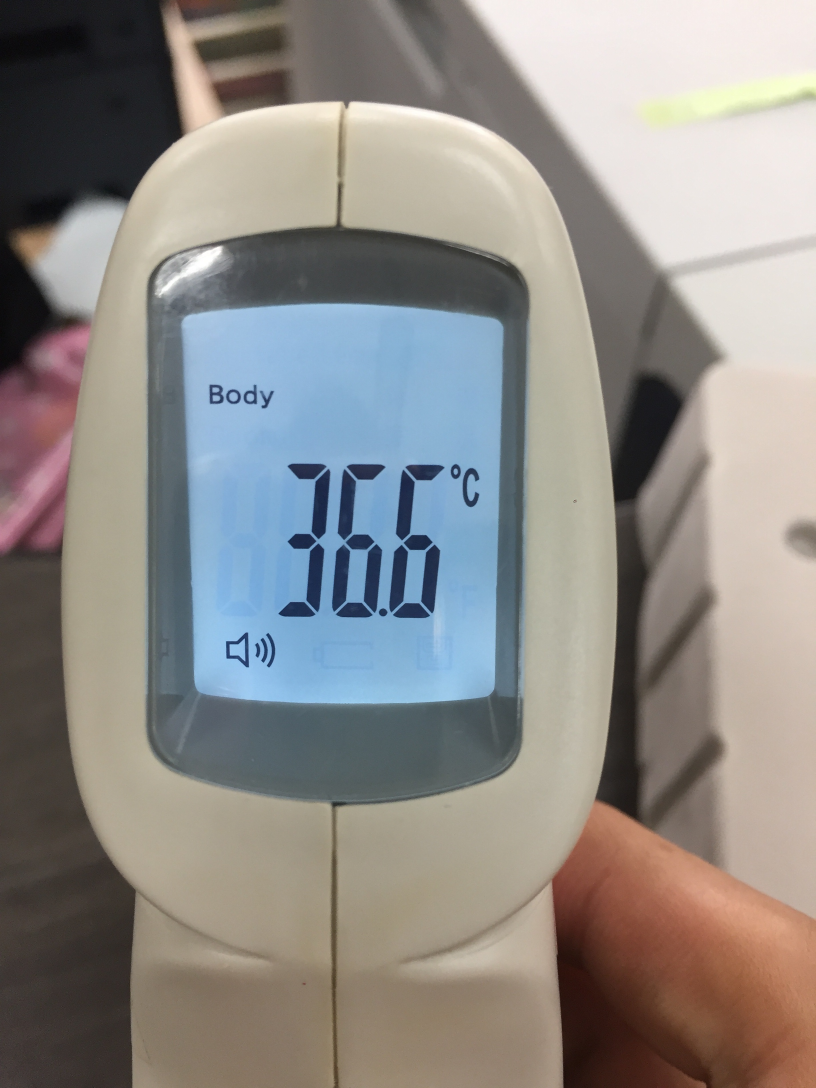
#> input picture l1_image/IMG_2078.JPG, 2448 x 3264 px (shown at 1/3 size); its folder holds only this picture in this run
$ python -i positioning.py   (imports and definitions only)   (older library calls are emulated)
#> lines starting #> are read from the running program, lines starting #| are printed output that depends on the picture; after the words box and inside, x2 and y2 are one past the last pixel; in counts of white or black regions, pixels touching at a corner belong together
# -*- coding: utf-8 -*-
"""
Created on Thu Apr  9 00:32:14 2020

@author: user
"""
import cv2
import numpy as np
import imutils
from imutils.perspective import four_point_transform
from imutils import contours
import matplotlib.pyplot as plt
from skimage import measure,draw
import os
def imgThreshold(img):
    rosource,binary=cv2.threshold(img,121,255,cv2.THRESH_BINARY)
    return binary

# [55 lines left out: functions verticalCut, horizontalCut, matchTemplate, not called in this run]

def canny_demo(image):
    t = 80
    canny_output = cv2.Canny(image, t, t * 2)
    #cv2.imshow("canny_output", canny_output)
    #cv2.imwrite("canny_output.png", canny_output)
    return canny_output

def getNumberSample(image_file_path_name):
#> called with image_file_path_name = 'l1_image/IMG_2078.JPG'
    image = cv2.imread(image_file_path_name)
#> image is the input picture: shape (3264, 2448, 3); mean B, G, R 134.8, 138.5, 141.9
    image = cv2.resize(image, (500, 500), interpolation=cv2.INTER_CUBIC)
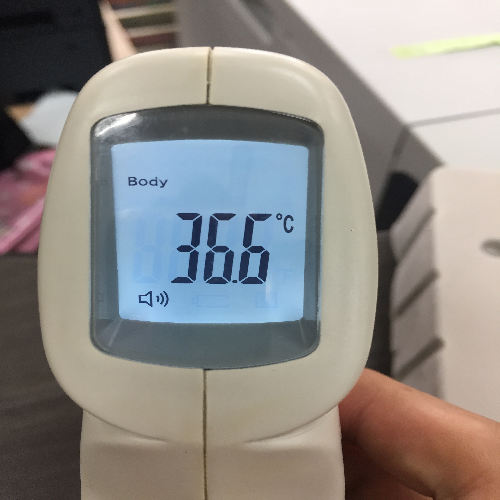
#> image: shape (500, 500, 3); mean B, G, R 134.8, 138.5, 141.9
    gray = cv2.cvtColor(image, cv2.COLOR_BGR2GRAY)
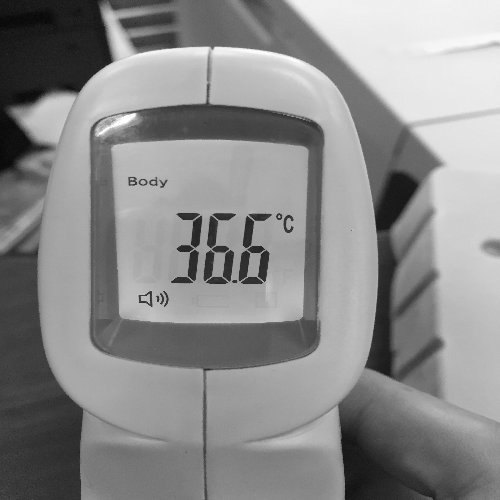
#> gray: shape (500, 500); min 2, max 255, mean 139.1
    blurred = cv2.GaussianBlur(gray, (5, 5), 0)
    edged = cv2.Canny(blurred, 50, 200, 255)
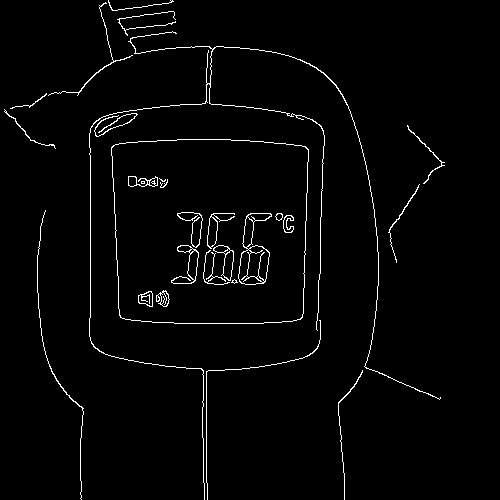
#> edged: shape (500, 500); 2.2% white in thin lines or dots, all inside (x1, y1, x2, y2) = (4, 0, 445, 500)
    cv2.imwrite('edge.png', edged)
    #(_,cnts,_) = cv2.findContours(edged.copy(), cv2.RETR_EXTERNAL, cv2.CHAIN_APPROX_SIMPLE)
    #cnts= imutils.grab_contours(cnts)
    items = cv2.findContours(edged.copy(), cv2.RETR_EXTERNAL, cv2.CHAIN_APPROX_SIMPLE)
#> items = 13 contours, 4 with area under 20; largest, box (x1, y1, x2, y2) and area: (111, 139, 309, 324) 34338, (89, 31, 441, 500) 100, (48, 2, 133, 96) 40, (407, 125, 445, 184) 38, (94, 113, 138, 137) 38
    cnts = items[0] if len(items) == 2 else items[1]
#> cnts has the same summary as items
    cnts = sorted(cnts, key=cv2.contourArea, reverse=True)
    displayCnt = None
    for c in cnts:
        peri = cv2.arcLength(c, True)
        approx = cv2.approxPolyDP(c, 0.02 * peri, True)
        if len(approx) == 4:
            displayCnt = approx
            break
#> this loop made 1 pass
#> (peri, displayCnt) on pass 1: (738.1, [[111, 147], [120, 317], [302, 317], [305, 146]])
    warped = four_point_transform(gray, displayCnt.reshape(4, 2))
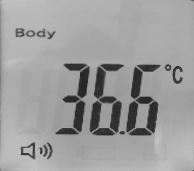
#> warped: shape (171, 194); min 35, max 196, mean 157.5
    cv2.imwrite('warped.png', warped)
    output = four_point_transform(image, displayCnt.reshape(4, 2))
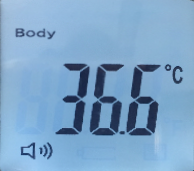
#> output: shape (171, 194, 3); mean B, G, R 200.8, 165.2, 125.9
    thresh = cv2.threshold(warped, 0, 255, cv2.THRESH_BINARY_INV | cv2.THRESH_OTSU)[1]
#> thresh: shape (171, 194); 10.4% white; 18 white regions (4 under 20 px), largest, box (x1, y1, x2, y2) and area: (126, 65, 160, 136) 1096, (90, 67, 122, 136) 990, (63, 64, 90, 132) 729
    #cv2.imwrite('thresh1.png', thresh)
    kernel = cv2.getStructuringElement(cv2.MORPH_ELLIPSE, (1, 5))
    thresh = cv2.morphologyEx(thresh, cv2.MORPH_OPEN, kernel)
#> thresh: shape (171, 194); 9.2% white; 24 white regions (12 under 20 px), largest, box (x1, y1, x2, y2) and area: (127, 97, 158, 136) 681, (90, 101, 112, 136) 358, (67, 64, 89, 98) 350
    #cv2.imwrite('thresh2.png', thresh)
    """
    _,cnts,_ = cv2.findContours(thresh.copy(), cv2.RETR_EXTERNAL, cv2.CHAIN_APPROX_SIMPLE)
    digitCnts = []
    for c in cnts:
        (x, y, w, h) = cv2.boundingRect(c)
        #print("x:",x,"y:", y,"w:", w,"h:",h,"W*h=",w*h)
        if w*h>=40:
            digitCnts.append(c)
    digitCnts = contours.sort_contours(digitCnts, method="left-to-right")[0]
    for cnn in digitCnts:
        x, y, w, h = cv2.boundingRect(cnn)
    """
    src = thresh
    binary = canny_demo(src)
#> in canny_demo, `canny_output = cv2.Canny(image, t, t * 2)`: canny_output: shape (171, 194); 3.3% white in thin lines or dots, all inside (x1, y1, x2, y2) = (15, 28, 182, 159)
    k = np.ones((3, 3), dtype=np.uint8)
    binary = cv2.morphologyEx(binary, cv2.MORPH_DILATE, k)
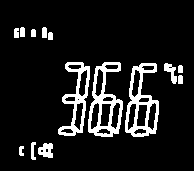
#> binary: shape (171, 194); 10.8% white; 14 white regions
    #----------------------------------------------------------------------------------
    out, contr, hierarchy = cv2.findContours(binary, cv2.RETR_EXTERNAL, cv2.CHAIN_APPROX_SIMPLE)
#> contr = 14 contours; largest, box (x1, y1, x2, y2) and area: (88, 62, 123, 137) 1648, (125, 63, 159, 137) 1600, (58, 62, 90, 136) 1083, (38, 143, 53, 158) 144, (164, 63, 177, 84) 106
    digitCnts = []
    for c in contr:
        (x, y, w, h) = cv2.boundingRect(c)
        #print("x:",x,"y:", y,"w:", w,"h:",h,"W*h=",w*h)
        if w*h>=40:
            digitCnts.append(c)
#> this loop made 14 passes
#> (x, y, w, h) on passes 1 to 12: (19, 146, 5, 10), (38, 143, 15, 15), (31, 142, 5, 18), (178, 75, 5, 9), (178, 65, 5, 8), (164, 63, 13, 21), (125, 63, 34, 74), (88, 62, 35, 75), (58, 62, 32, 74), (48, 32, 5, 8), (31, 29, 5, 8), (14, 28, 5, 10)
#> after the loop, digitCnts has the same summary as contr
    if len(digitCnts)>0 :
        digitCnts = contours.sort_contours(digitCnts, method="left-to-right")[0]
    for c in range(len(digitCnts)):
        x, y, w, h = cv2.boundingRect(digitCnts[c]);
        cv2.rectangle(src, (x,y), (x+w, y+h), (0, 0, 0), 2)
        crop_img = src[y:y+h, x:x+w]
        cv2.imwrite('samples/'+""+"_"+str(c)+'.png', crop_img)
#> this loop made 14 passes
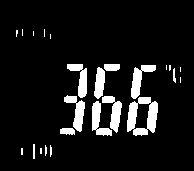
#> src: shape (171, 194); 9% white; 24 white regions (12 under 20 px), largest, box (x1, y1, x2, y2) and area: (127, 97, 158, 136) 681, (131, 65, 156, 99) 349, (64, 95, 85, 132) 343
    cv2.imwrite("contours_analysis.png", src)

#指定要查詢的路徑
yourPath = 'image/'
# 列出指定路徑底下所有檔案(包含資料夾)
# [1 line that did not run here, left out]
# 逐一查詢檔案清單
# [10 lines not run here, left out]

>>> result = getNumberSample('l1_image/IMG_2078.JPG')

$ run again, on l1_image/IMG_2079.JPG
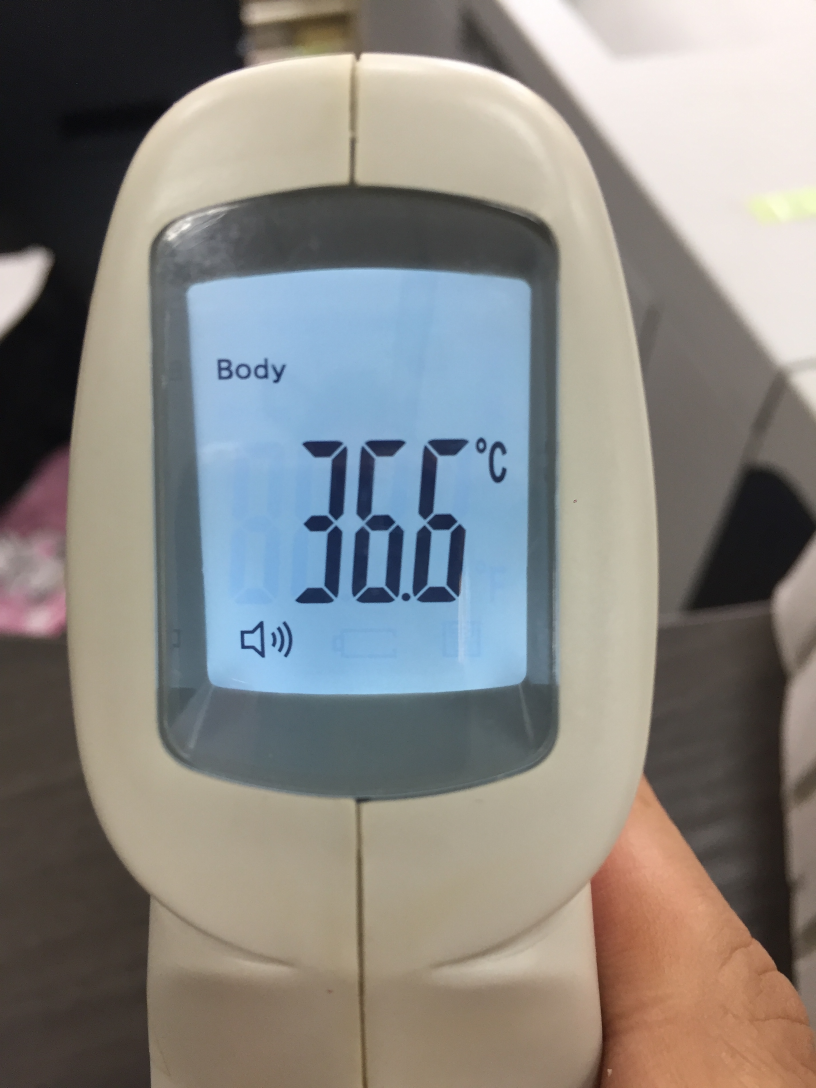
#> input picture l1_image/IMG_2079.JPG, 2448 x 3264 px (shown at 1/3 size)
#> in getNumberSample, image is the input picture: shape (3264, 2448, 3); mean B, G, R 129.8, 133.6, 135.4
#> image: shape (500, 500, 3)
#> in getNumberSample, `edged = cv2.Canny(blurred, 50, 200, 255)`:
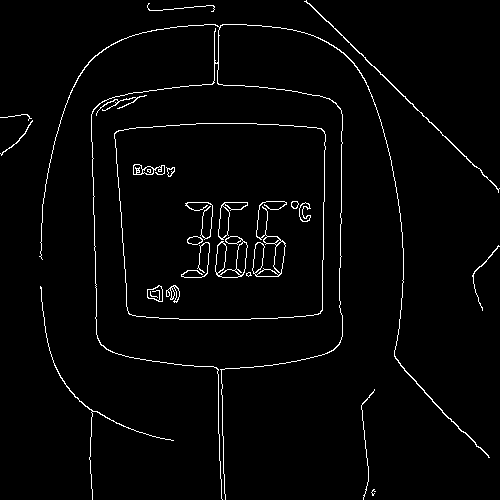
#> edged: shape (500, 500); 2.4% white in thin lines or dots
#> items = 11 contours, 4 with area under 20; largest, box (x1, y1, x2, y2) and area: (114, 123, 326, 320) 38900, (39, 24, 490, 500) 232, (304, 0, 500, 193) 158, (40, 286, 174, 500) 48, (96, 95, 147, 116) 30, (472, 245, 500, 311) 26, (0, 120, 33, 156) 25
#> cnts has the same summary as items
#> the loop in getNumberSample, `for c in cnts:` made 1 pass
#> (peri, displayCnt) on pass 1: (785.5, [[114, 133], [129, 314], [320, 313], [321, 128]])
#> canny_output: shape (185, 207); 3.1% white in thin lines or dots, all inside (x1, y1, x2, y2) = (16, 31, 195, 171)
#> binary: shape (185, 207); 10.1% white; 13 white regions
#> contr = 13 contours; largest, box (x1, y1, x2, y2) and area: (134, 67, 171, 146) 1852, (95, 67, 131, 146) 1843, (61, 67, 97, 146) 1245, (41, 153, 57, 171) 177, (176, 67, 189, 89) 132
#> the loop in getNumberSample, `for c in contr:` made 13 passes
#> (x, y, w, h) on passes 1 to 8: (20, 157, 5, 11), (41, 153, 16, 18), (33, 152, 6, 20), (191, 81, 5, 8), (191, 70, 5, 8), (176, 67, 13, 22), (134, 67, 37, 79), (95, 67, 36, 79)
#> after the loop in getNumberSample, `for c in contr:`: digitCnts has the same summary as contr
#> the loop in getNumberSample, `for c in range(len(digitCnts)):` made 13 passes
#> (x, y, w, h) on passes 1 to 8: (15, 30, 5, 11), (20, 157, 5, 11), (22, 30, 5, 10), (33, 152, 6, 20), (39, 30, 11, 11), (41, 153, 16, 18), (52, 35, 5, 8), (61, 67, 36, 79)
#> after the loop in getNumberSample, `for c in range(len(digitCnts)):`:
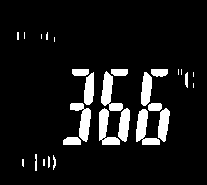
#> src: shape (185, 207); 9.1% white; 28 white regions (11 under 20 px), largest, box (x1, y1, x2, y2) and area: (136, 109, 160, 145) 405, (101, 71, 123, 111) 397, (70, 103, 91, 142) 394

$ run again, on l1_image/IMG_2080.JPG
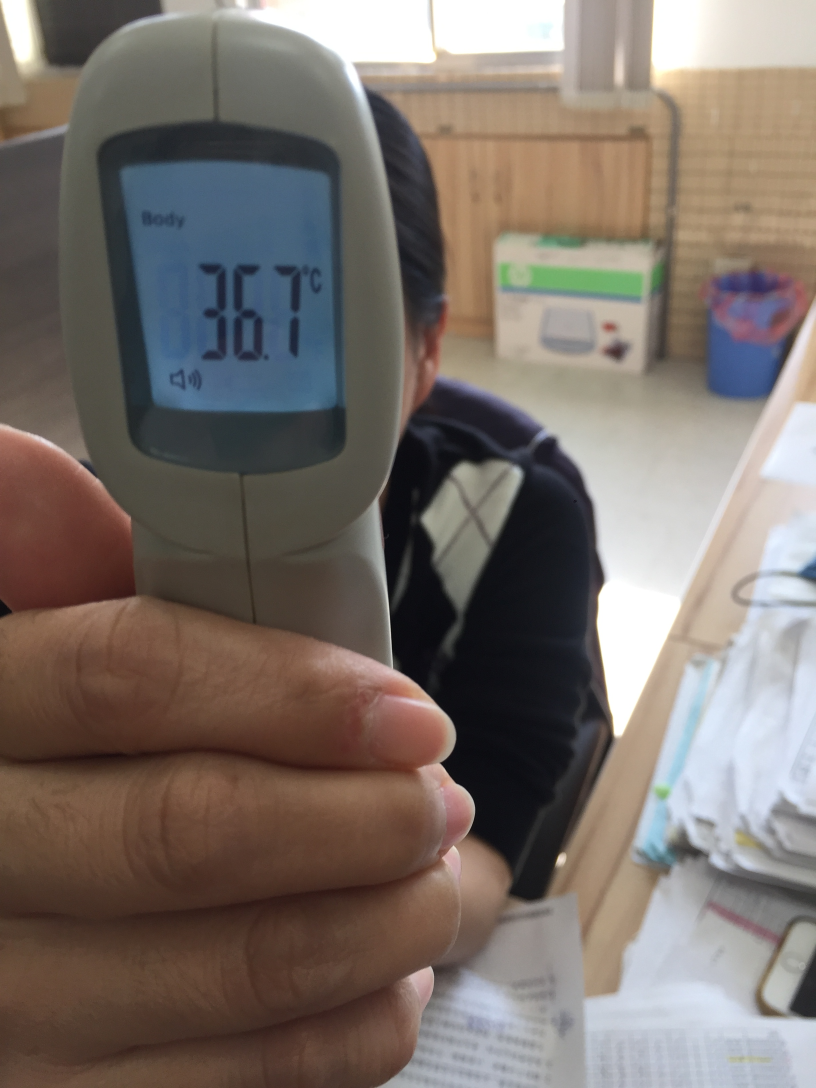
#> input picture l1_image/IMG_2080.JPG, 2448 x 3264 px (shown at 1/3 size)
#> in getNumberSample, image is the input picture: shape (3264, 2448, 3); mean B, G, R 105.2, 111.5, 121.5
#> image: shape (500, 500, 3)
#> in getNumberSample, `gray = cv2.cvtColor(image, cv2.COLOR_BGR2GRAY)`:
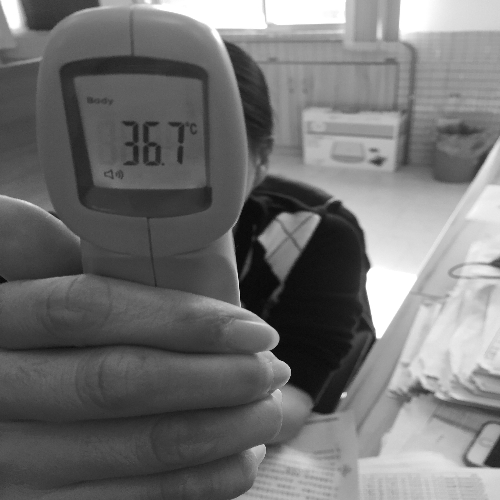
#> gray: shape (500, 500); min 3, max 255, mean 113.7
#> in getNumberSample, `edged = cv2.Canny(blurred, 50, 200, 255)`:
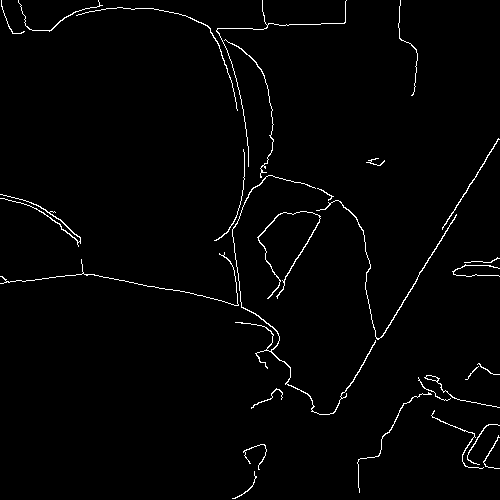
#> edged: shape (500, 500); 1.7% white in thin lines or dots
#> items = 28 contours, 16 with area under 20; largest, box (x1, y1, x2, y2) and area: (232, 175, 376, 415) 156, (316, 200, 457, 340) 104, (257, 211, 321, 299) 97, (0, 194, 81, 247) 64, (424, 375, 500, 408) 58
#> cnts has the same summary as items
#> the loop in getNumberSample, `for c in cnts:` made 21 passes
#> (peri, displayCnt) on pass 21: (49.7, [[317, 188], [331, 196], [328, 200], [333, 196]])
#> contr = 1 item
#> the loop in getNumberSample, `for c in contr:` made 1 pass
#> (x, y, w, h) on pass 1: (0, 4, 4, 12)
#> the loop in getNumberSample, `for c in range(len(digitCnts)):` made 1 pass

$ run again, on l1_image/IMG_2081.JPG
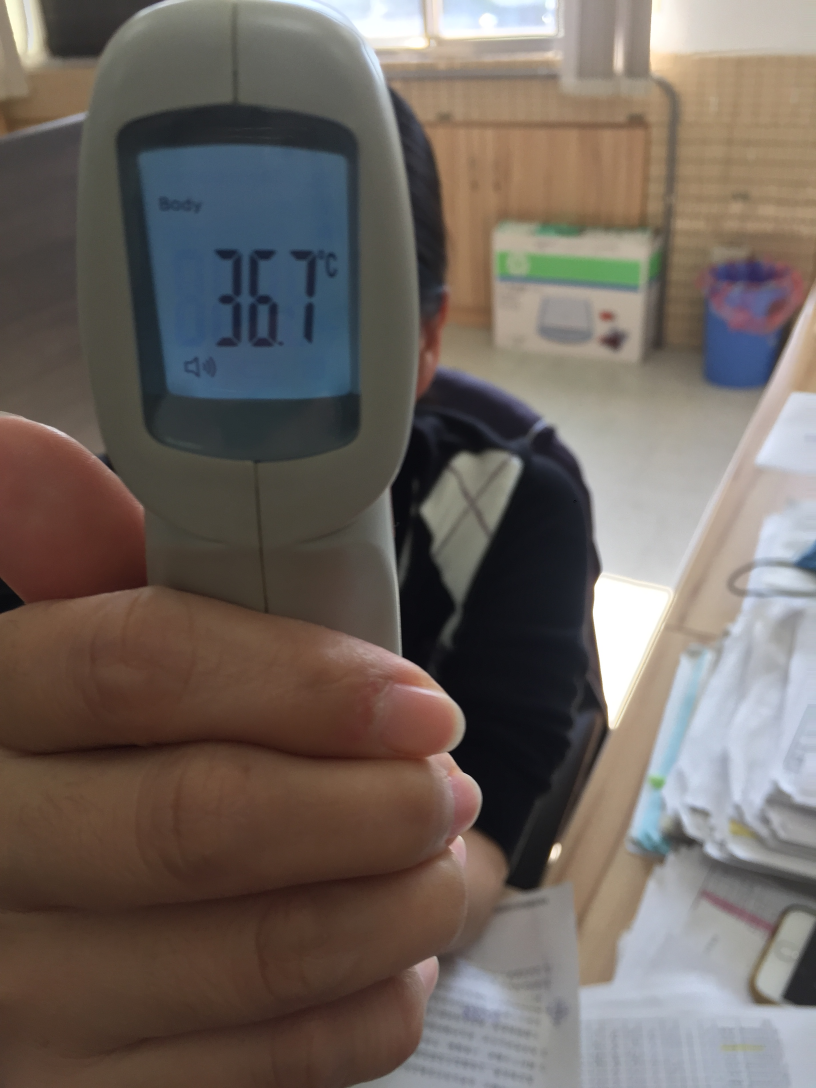
#> input picture l1_image/IMG_2081.JPG, 2448 x 3264 px (shown at 1/3 size)
#> in getNumberSample, image is the input picture: shape (3264, 2448, 3); mean B, G, R 95, 101.1, 110.6
#> image: shape (500, 500, 3)
#> edged: shape (500, 500); 1.7% white in thin lines or dots
#> items = 31 contours, 20 with area under 20; largest, box (x1, y1, x2, y2) and area: (230, 0, 346, 410) 122, (257, 207, 320, 298) 95, (321, 196, 409, 396) 94, (0, 189, 89, 240) 74, (424, 130, 500, 246) 69
#> cnts has the same summary as items
#> the loop in getNumberSample, `for c in cnts:` made 6 passes
#> (peri, displayCnt) on pass 6: (303.7, [[417, 301], [388, 375], [356, 427], [390, 371]])
#> canny_output: shape (75, 139); 1.2% white in thin lines or dots, all inside (x1, y1, x2, y2) = (0, 46, 117, 75)
#> binary: shape (75, 139); 4.2% white; 1 white region
#> contr = 1 contour; box (x1, y1, x2, y2) and area: (0, 45, 118, 75) 310
#> the loop in getNumberSample, `for c in contr:` made 1 pass
#> (x, y, w, h) on pass 1: (0, 45, 118, 30)
#> after the loop in getNumberSample, `for c in contr:`: digitCnts has the same summary as contr
#> the loop in getNumberSample, `for c in range(len(digitCnts)):` made 1 pass
#> after the loop in getNumberSample, `for c in range(len(digitCnts)):`:
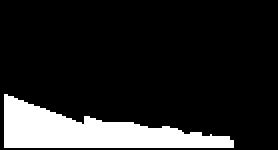
#> src: shape (75, 139) (shown 2 times larger); 14.9% white; 1 white region, box (x1, y1, x2, y2) and area: (2, 47, 117, 74) 1553
